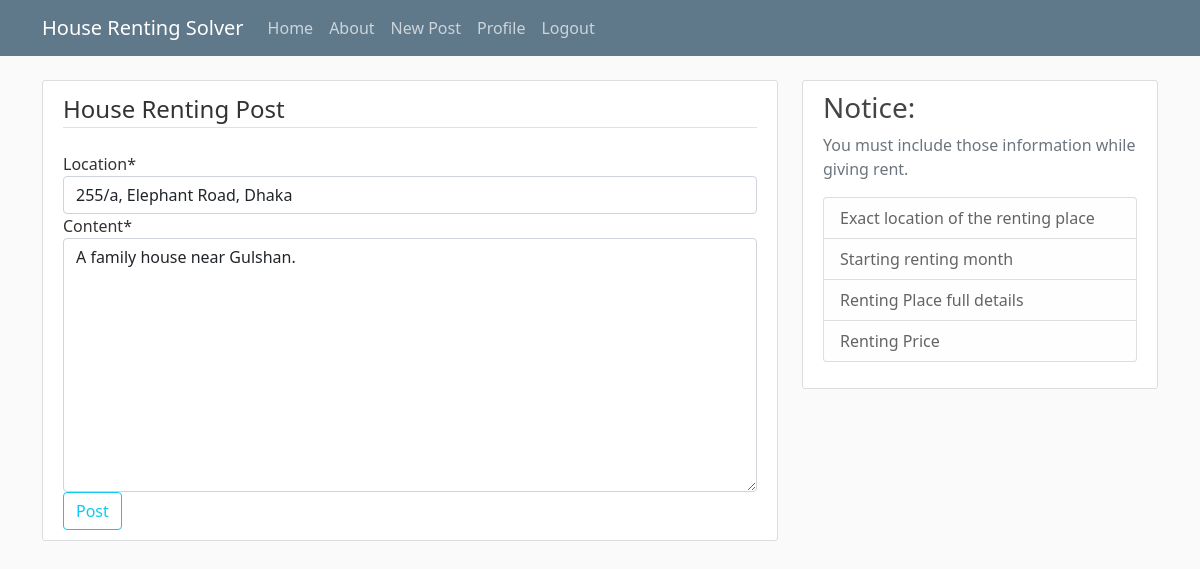
The app's page /post/11/update/ (signed in) with its own data.
### blog/models.py (models this page shows, shortened)
class Post(models.Model):
    location = models.CharField(max_length = 100)
    content = models.TextField()
    date_posted = models.DateTimeField(default = timezone.now)
    owner = models.ForeignKey(User, on_delete= models.CASCADE)

### blog/views.py (the view, shortened to what this page needs)
# urls.py: path('post/<int:pk>/update/', PostUpdateView.as_view(), name='post-update'),
class PostUpdateView(LoginRequiredMixin, UserPassesTestMixin,  UpdateView):
    model = Post
    fields = ['location','content']
    def test_func(self):
        post = self.get_object()
        if self.request.user == post.owner:
            return True
        return False

### blog/templates/blog/post_form.html (shortened to what this page needs)
{% extends "blog/base.html" %}
{% load crispy_forms_tags %}
{% block content %}
    <div class="content-section">
        <form method="POST">
          <fieldset class="form-group">
              <legend class = "border-bottom mb-4">House Renting Post</legend>
              {{ form | crispy }}
          </fieldset>
            <div class="form-group">
              <button class ="btn btn-outline-info" type="submit">Post</button>
            </div>
        </form>
    </div>
{% endblock content %}

### blog/static/blog/main.css (style rules this page uses)
body { background: #fafafa; color: #333333; margin-top: 5rem; }
.content-section { background: #ffffff; padding: 10px 20px; border: 1px solid #dddddd; border-radius: 3px; margin-bottom: 20px; }

### records on screen
Post: location "255/a, Elephant Road, Dhaka", content "A family house near Gulshan."
